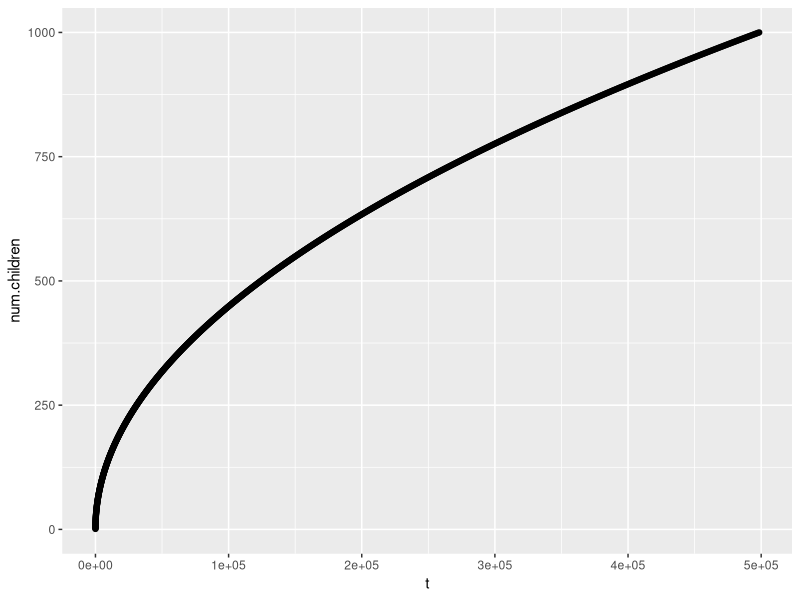
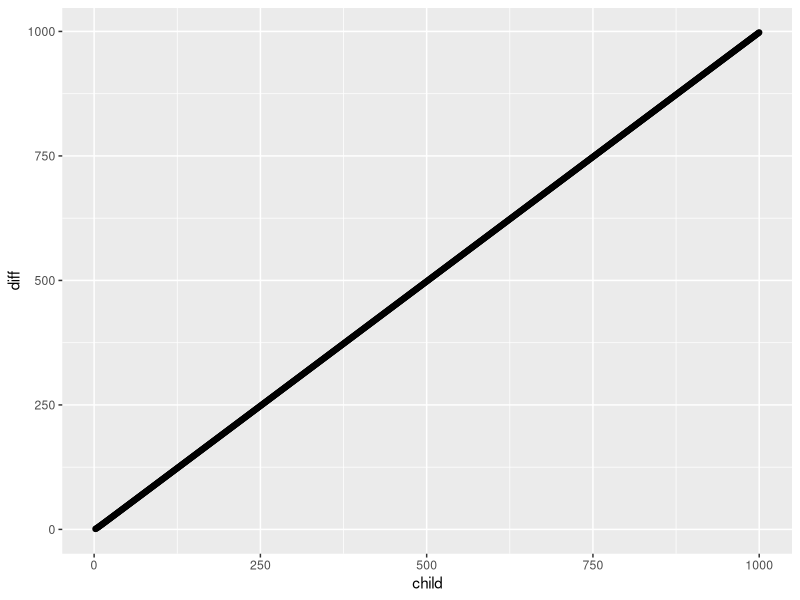

Reproduce these figures in R, in order.
library(ggplot2)

rm(list = ls())

num.children = 1
effort.list = list(function(t) 1 / t)
birth.times = c(0)
while (num.children < 1000){
  birth.times[num.children + 1] = uniroot(function(t) sum(sapply(effort.list, function(f) f(t + birth.times[num.children]))) - 1, c(0, 1000))$root + birth.times[num.children]
  num.children = num.children + 1
  effort.list[[num.children]] = function(t) 1 / (t - birth.times[num.children])
}

num.children.df = data.frame(num.children = 1:num.children, t = birth.times)
birth.diff.df = data.frame(child = 2:num.children, diff = diff(birth.times))

ggplot(num.children.df, aes(t, num.children)) + geom_point()
ggplot(birth.diff.df, aes(child, diff)) + geom_point()
